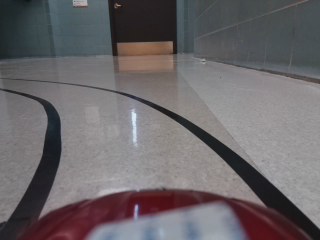
#> input picture python/track.png, 320 x 240 px, given in place of the camera
$ python test.py
#> lines starting #> are read from the running program, lines starting #| are printed output that depends on the picture
import numpy as np
import cv2
import time

cap = cv2.VideoCapture(0)

while(True):
    # Capture frame-by-frame
    ret, frame = cap.read()
#> frame is the input picture: shape (240, 320, 3); mean B, G, R 105.4, 102.4, 107.2
    ysize = frame.shape[0]
#> ysize = 240
    xsize = frame.shape[1]
#> xsize = 320

    left = frame[0:ysize, 0:int(xsize/2)]
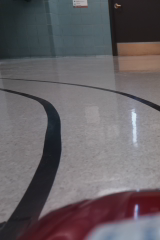
#> left: shape (240, 160, 3); mean B, G, R 100.6, 96.9, 102.4
    right = frame[0:ysize, int(xsize/2):xsize]
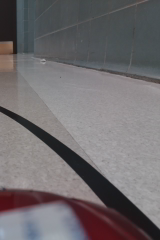
#> right: shape (240, 160, 3); mean B, G, R 110.1, 107.8, 112
    # frame = cv2.imread('road.jpg')

    # Our operations on the frame come here
    # gray = cv2.cvtColor(frame, cv2.COLOR_BGR2GRAY)
    grayright = cv2.cvtColor(right, cv2.COLOR_BGR2GRAY)
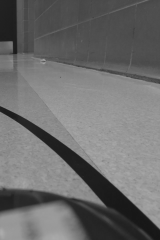
#> grayright: shape (240, 160); min 22, max 171, mean 109.3
    grayleft = cv2.cvtColor(left, cv2.COLOR_BGR2GRAY)
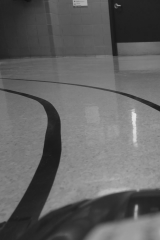
#> grayleft: shape (240, 160); min 18, max 230, mean 98.9

    edgesl = cv2.Canny(grayleft,50,150,apertureSize = 3)
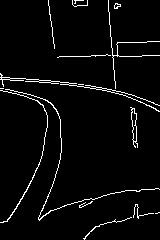
#> edgesl: shape (240, 160); 3.8% white in thin lines or dots
    edgesr = cv2.Canny(grayright,50,150,apertureSize = 3)
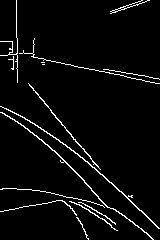
#> edgesr: shape (240, 160); 4% white in thin lines or dots
    minLineLength = 100
    maxLineGap = 10
    linesl = cv2.HoughLines(edgesl,1,np.pi/180,100)
#> linesl = None
    linesr = cv2.HoughLines(edgesr,1,np.pi/180,100)
#> linesr = [[32, 2.44]]
    # print(lines)
    # if lines != None:
    # for line in lines:
#> (the run stopped early here; a loop or call above may not have finished)
